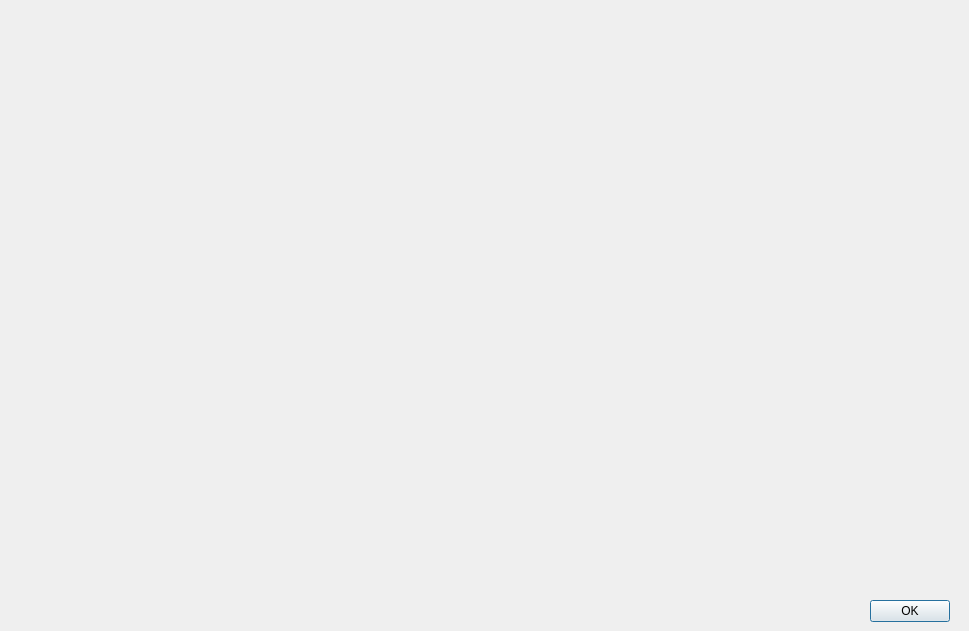
<?xml version="1.0" encoding="UTF-8"?>
<ui version="4.0">
 <class>matching</class>
 <widget class="QDialog" name="matching">
  <property name="geometry">
   <rect>
    <x>0</x>
    <y>0</y>
    <width>969</width>
    <height>631</height>
   </rect>
  </property>
  <property name="windowTitle">
   <string>Dialog</string>
  </property>
  <widget class="QPushButton" name="pushButton">
   <property name="geometry">
    <rect>
     <x>870</x>
     <y>600</y>
     <width>80</width>
     <height>22</height>
    </rect>
   </property>
   <property name="text">
    <string>OK</string>
   </property>
  </widget>
  <widget class="QLabel" name="label">
   <property name="geometry">
    <rect>
     <x>50</x>
     <y>30</y>
     <width>851</width>
     <height>531</height>
    </rect>
   </property>
   <property name="text">
    <string/>
   </property>
  </widget>
 </widget>
 <resources/>
 <connections>
  <connection>
   <sender>pushButton</sender>
   <signal>clicked()</signal>
   <receiver>matching</receiver>
   <slot>close()</slot>
   <hints>
    <hint type="sourcelabel">
     <x>889</x>
     <y>613</y>
    </hint>
    <hint type="destinationlabel">
     <x>786</x>
     <y>600</y>
    </hint>
   </hints>
  </connection>
 </connections>
</ui>
